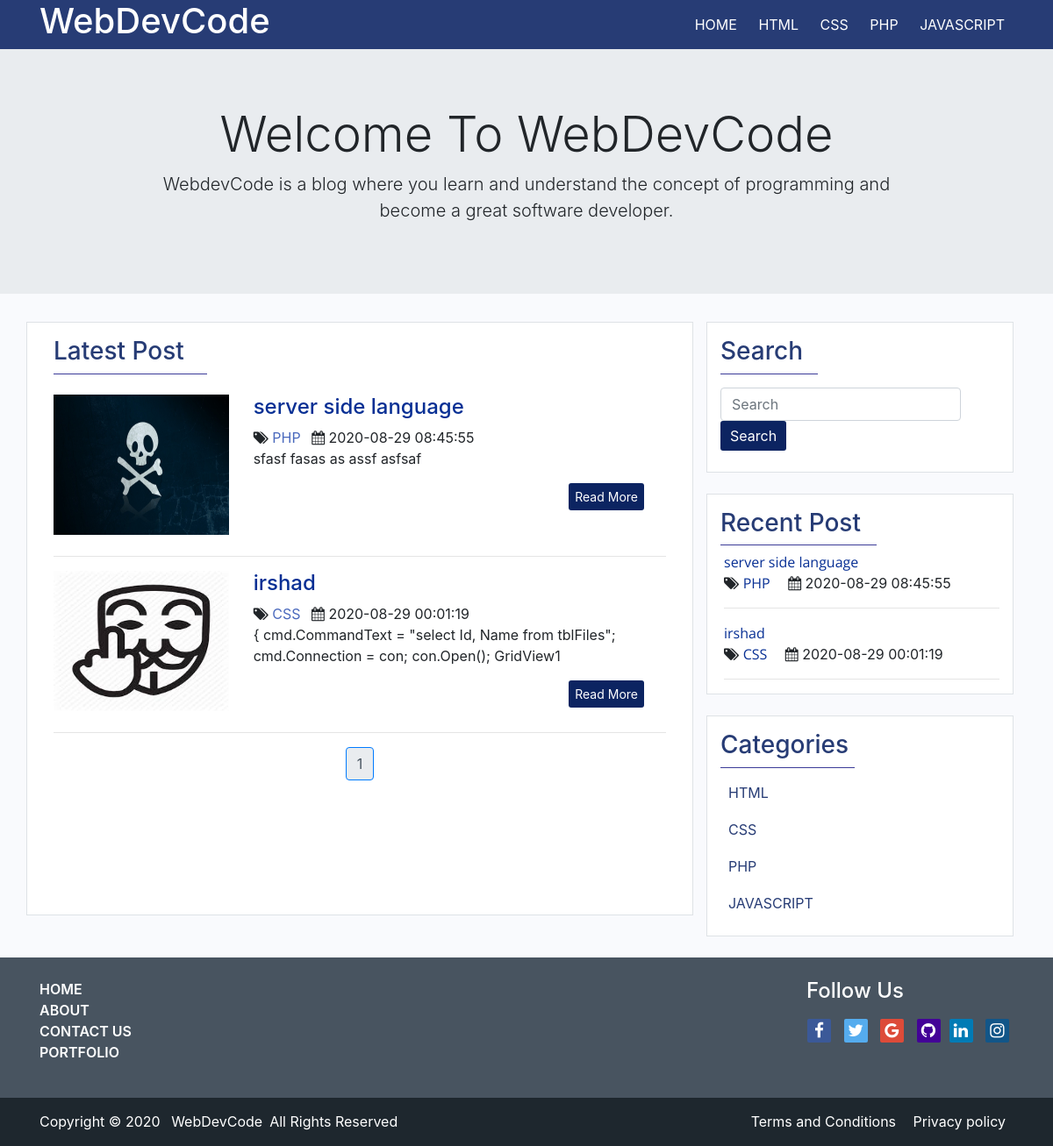
The page / on the database its author committed.
### tables this page shows
CREATE TABLE `category` (
  `category_id` int(255) NOT NULL,
  `category_name` varchar(255) NOT NULL,
  `no_of_post` int(255) NOT NULL,
  `category_datetime` datetime NOT NULL DEFAULT current_timestamp()
);

CREATE TABLE `post` (
  `post_id` int(255) NOT NULL,
  `post_title` text NOT NULL,
  `post_description` text NOT NULL,
  `post_category` varchar(255) NOT NULL,
  `post_image` varchar(255) NOT NULL,
  `post_author` varchar(255) NOT NULL,
  `post_datetime` datetime NOT NULL DEFAULT current_timestamp()
);

### main-content.php (the view, shortened to what this page needs)
<div class="col-md-8 border bg-white mb-5">
    <div class="col-md-12 mt-3">
        <div class="latest-post">
            <h3 id="post-heading">Latest Post</h3>
            <hr id="post-heading-hr" width="25%" class="float-md-left">
            <br>
        </div>
    </div>
    <?php
               require 'admin/db_connect.php';
             if(isset($_GET['page_no'])){
                 $page_no = $_GET['page_no'];
             }else{
                 $page_no = 1;
             }
          $limit = 10;
          $offset = ($page_no - 1) * $limit;
          $sql = "SELECT * FROM `post`  ORDER BY  post_id DESC LIMIT $offset, $limit";
          $result = mysqli_query($conn,$sql);
          $num = mysqli_num_rows($result);
          if($num > 0){
              while($row = mysqli_fetch_assoc($result)){
          ?>
    <div class="col-md-12 ">
        <div class="post-content mb-4">
            <div class="row">
                <div class="col-md-4">
                    <a class="post-img" href="post_content.php?post_title=<?php echo $row['post_title']; ?>"><img
                            src="admin/upload/<?php echo $row['post_image']; ?>" alt="" / width="200" height="160"></a>
                </div>
                <div class="col-md-8 px-0">
                    <div class="inner-content ">
                        <h4><a
                                href='post_content.php?post_title=<?php echo $row['post_title']; ?>'><?php echo $row['post_title']; ?></a>
                        </h4>
                        <div class="post-information">
                            <span>
                                <i class="fa fa-tags " aria-hidden="true"></i>
                                <a
                                    href='category.php?category_name=<?php echo $row['post_category']; ?>'><?php echo $row['post_category']; ?></a>
                            </span>
                            <span>
                                <i class="fa fa-calendar ml-2" aria-hidden="true"></i>
                                <?php echo $row['post_datetime']; ?>
                            </span>
                        </div>
                        <p class="description">
                            <?php echo substr($row['post_description'],0,150); ?>
                        </p>
                        <a class='read-more  float-right'
                            href='post_content.php?post_title=<?php echo $row['post_title']; ?>'>Read More</a>
                    </div>
                </div>
            </div>
        </div>
        <hr>
    </div>
    <?php
                     }
                    }else{
                        echo "<h3 class='text-center my-2'>Sorry! No Post found.</h3>";
                    }
                ?>
    <nav aria-label="Page navigation example ">
        <ul class="pagination justify-content-center ">
            <?php
         include 'admin/db_connect.php';
         $sql1 = "SELECT * FROM `post`";
         $result1 = mysqli_query($conn,$sql1);
         $total_records = mysqli_num_rows($result1);
         $total_pages = ceil($total_records/$limit);
             for($i =1 ; $i <= $total_pages ; $i++){
             if($page_no == $i){
                 $active = "active";
                }else{
                    $active = "";
                }
                echo '<li class="page-item '.$active.'"><a class="page-link" href="index.php?page_no='.$i.'">'.$i.'</a></li>';
        }
        ?>
        </ul>
    </nav>
</div>

### header.php (shortened to what this page needs)
<!doctype html>
<html lang="en">
<head>
    <link rel="stylesheet" href="https://stackpath.bootstrapcdn.com/bootstrap/4.5.2/css/bootstrap.min.css"
>
    <link rel="stylesheet" href="https://cdnjs.cloudflare.com/ajax/libs/font-awesome/4.7.0/css/font-awesome.min.css">
    <link rel="stylesheet" href="css/style.css">
</head>
<body>
    <div id="header">
        <div class="container ">
            <div class="row">
                <div class="col-md-4">
                    <div id="logo"><a href="index.php">
                            <h1>WebDevCode</h1>
                        </a></div>
                </div>
                <div class="col-md-8 ">
                    <ul id="navbar" class="float-md-right">
                        <li><a href="index.php">HOME</a></li>
                        <?php
                            include 'admin/db_connect.php';
                            $sql = "SELECT * FROM `category` ORDER BY `category_id` DESC";
                            $result = mysqli_query($conn,$sql);
                            $num = mysqli_num_rows($result);
                            if($num > 0){
                            while($row = mysqli_fetch_assoc($result)){
                            ?>
                            <li><a href="category.php?category_name=<?php echo $row['category_name']; ?>"><?php echo $row['category_name']; ?></a></li>
                            <?php
                            }
                            }else{
                                echo "no category found";
                            }
                            ?>
                    </ul>
                </div>
            </div>
        </div>
    </div>
</body>
</html>

### jumbotron.php
<div class="jumbotron jumbotron-fluid ">
        <div class="container text-center">
            <h1 class="display-4">Welcome To WebDevCode</h1>
            <p class="lead">WebdevCode is a blog where you learn and understand the concept of  programming and <br>become a great software developer.</p>
        </div>
    </div>

### index.php
<?php include 'header.php'; ?>
<?php include_once 'jumbotron.php' ?>
    <div class="container" id="container">
        <div class="row">
               <?php
                 include 'main-content.php';
                 include 'sidebar.php';
               ?>
        </div>
    </div>
<?php include 'footer.php'; ?>

### sidebar.php
<div class="col-md-4">
    <div class="col-md-12 border bg-white">
        <div class="search my-3">
            <h3 id="search-heading">Search</h3>
            <hr width="35%" class="float-md-left sidebar-heading-hr">
        </div>
        <form class="form-inline my-4" action="search.php" method="get">
            <input class="form-control mr-sm-2" type="search" name="search_term" placeholder="Search" aria-label="Search">
            <button class='button' type="submit" name="submit">Search</button>
        </form>
    </div>
    <div class="col-md-12 border my-4 bg-white">
        <div class="category my-3">
            <h3 id="category-heading">Recent Post</h3>
            <hr width="56%" class="float-md-left sidebar-heading-hr ">
        </div>
        <?php
            include 'admin/db_connect.php';
            $limit = 5;
            $sql = "SELECT * FROM `post` ORDER BY `post_id` DESC LIMIT $limit";
            $result = mysqli_query($conn,$sql);
            $num = mysqli_num_rows($result);
            if($num > 0){
               while($row = mysqli_fetch_assoc($result)){
         ?>
        <ul class="recent-post  mt-3">
            <li class="recent-post-list">
                <a href="post_content.php?post_title=<?php echo $row['post_title']; ?>"><?php echo $row['post_title']; ?></a> <br>
                <span>
                    <i class="fa fa-tags" aria-hidden="true"></i>
                    <a href='category.php?category_name=<?php echo $row['post_category']; ?>'><?php echo $row['post_category']; ?></a>
                </span>
                <span>
                    <i class="fa fa-calendar ml-3" aria-hidden="true"></i>
                    <?php echo $row['post_datetime']; ?>
                </span>
            </li>
            <hr class="recent-post-hr">
        </ul>
        <?php
        }
    }else{
        echo "no post found !";
    }
    ?>
      </div>
    <div class="col-md-12 border my-4 bg-white">
            <div class="category my-3">
                <h3 id="category-heading">Categories</h3>
                <hr width="48%" class="float-md-left sidebar-heading-hr">
            </div>
            <ul id="list-category">
            <?php
            include 'admin/db_connect.php';
            $sql1 = "SELECT * FROM `category` ORDER BY `category_id` DESC";
            $result1 = mysqli_query($conn,$sql1);
            $num1 = mysqli_num_rows($result1);
            if($num1 > 0){
            while($row1 = mysqli_fetch_assoc($result1)){
                ?>
    <li><a href="category.php?category_name=<?php echo $row1['category_name']; ?>"><?php  echo $row1['category_name'] ?></a></li>
           <?php
            }
            }else{
                echo "no category found";
            }
            ?>
         </ul>
    </div>
</div>

### footer.php
<div class="footer">
    <div id="top-footer">
        <div class="container">
            <div class="row">
                <div class="col-md-8 py-4">
                    <ul id="blog-footer-ul">
                        <li><a href="index.php">HOME</a></li>
                        <li><a href="about.php">ABOUT</a></li>
                        <li><a href="contact.php">CONTACT US</a></li>
                        <li><a href="">PORTFOLIO</a></li>
                    </ul>
                </div>
                <div class="col-md-4 py-4">
                    <div class="social-iocns float-md-right">
                        <h4 class="ml-1">Follow Us</h4>
                        <div class="icons text-center">
                            <a href="#" class="fa fa-facebook icons"></a>
                            <a href="#" class="fa fa-twitter icons"></a>
                            <a href="#" class="fa fa-google icons"></a>
                            <a href="#" class="fa fa-github icons">
                            </a><a href="#" class="fa fa-linkedin icons"></a>
                            <a href="#" class="fa fa-instagram icons"></a>
                        </div>
                    </div>
                </div>
            </div>
        </div>
    </div>
    <div id="bottom-footer">
        <div class="container">
            <div class="row">
                <div class="col-md-6">
                    <div class="footer-logo">
                        <p>Copyright © 2020 <span><a href="index.php">WebDevCode</a></span>All Rights Reserved</p>
                    </div>
                </div>
                <div class="col-md-6">
                    <div class="term-condition float-right">
                        <a href="">Terms and Conditions</a>
                        <a href="">Privacy policy</a>
                    </div>
                </div>
            </div>
        </div>
    </div>
</div>

### css/style.css (style rules this page uses)
body { background-color: #f9fafd; }
.icons .fa { padding: 4px 0px; font-size: 19px; width: 27px; text-align: center; text-decoration: none; margin: 0px 5px; margin-top: 9px; border-radius: 2px; }
.fa-facebook { background: #3B5998; color: white; }
.fa-twitter { background: #55ACEE; color: white; }
.fa-google { background: #dd4b39; color: white; }
.fa-linkedin { background: #007bb5; color: white; }
.fa-instagram { background: #125688; color: white; }
.fa-github { background: black; color: white; }
.fa-github { background: #f40083; color: white; }
.fa-github { background: #430297; color: white; }
#header { background-color: #273c75; color: white; }
#logo a { text-decoration: none; }
#logo h1 { color: white; }
#navbar { list-style: none; margin: 0px; padding: 0px; }
#navbar li { display: inline-block; }
#navbar li a { color: white; display: block; padding: 16px 10px; }
.inner-content h4 a { color: #072f94; }
.post-information a { color: #4a69bd; }
h3 { color: #273c75; }
#post-heading-hr { margin: 0px; padding: 0px; border-top: 1px solid #3B3B98; }
.read-more { display: inline-block; background-color: #0c2461; color: white; padding: 5px 7px; font-size: 14px; border-radius: 3px; margin-right: 40px; }
.page-link { position: relative; display: block; padding: .5rem .75rem; margin-left: -1px; line-height: 1.25; color: #ffffff; background-color: #0c2461; border: 1px solid #dee2e6; }
.button { display: inline-block; background-color: #0c2461; color: white; font-size: 16px; border-radius: 3px; margin-right: 40px; border: none; padding: 5px 11px; }
.sidebar-heading-hr { margin: 0px; padding: 0px; border-top: 1px solid #3B3B98; }
#list-category { list-style: none; }
#list-category li { margin-left: -36px; }
#list-category li a { color: #273c75; padding: 9px 5px; display: block; }
.recent-post { list-style: none; }
.recent-post li { margin-left: -36px; margin-top: 4px; }
.recent-post li a { color: #072f94; font-family: 'Open Sans', sans-serif; }
.recent-post-hr { margin-left: -36px; }
.footer { color: white; }
#blog-footer-ul { list-style: none; padding: 0px; }
#blog-footer-ul li a { color: white; font-weight: 600; }
#top-footer { background-color: #485460; }
#bottom-footer { background-color: #1e272e; }
.footer-logo { margin-top: 15px; }
.footer-logo a { color: white; padding: 0px 8px; }
.term-condition { margin-top: 15px; }
.term-condition a { color: white; margin-right: 3px; padding: 10px 6px; }
.page-item.active .page-link { z-index: 3; color: #485460; background-color: #e9ecef; }

### rows shown on the page
category: category_name "HTML"
category: category_name "CSS"
category: category_name "PHP"
category: category_name "JAVASCRIPT"
post: post_image (picture), post_title "server side language", post_category "PHP", post_datetime "2020-08-29 08:45:55", post_description "sfasf fasas as assf asfsaf"
post: post_image (picture), post_title "irshad", post_category "CSS", post_datetime "2020-08-29 00:01:19", post_description "{ cmd.CommandText = \"select Id, Name from tblFiles\"; cmd.Connection = con; con.Open(); GridView1"
